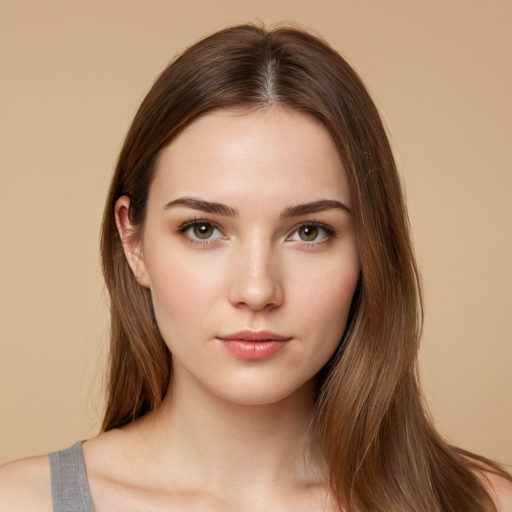
#> input picture pyaesthetics/data/face1.png, 512 x 512 px
$ python linesdetection.py
#> lines starting #> are read from the running program, lines starting #| are printed output that depends on the picture; after the words box and inside, x2 and y2 are one past the last pixel; in counts of white or black regions, pixels touching at a corner belong together; long printed decimals are rounded
#!/usr/bin/env python3
# -*- coding: utf-8 -*-
"""
This module contains functions to evaluate the amount of straight and curved lines in an image.
This is a very experimental feature; usage is not recommended.

Created on Wed Jul 31 11:49:45 2024
Last edited on Fri Aug  2 11:46:24 2024

@author: Giulio Gabrieli (gack94@gmail.com)
"""

###############################################################################
#                                                                             #
#                                   Libraries                                 #
#                                                                             #
###############################################################################

import os # to handle filesystem files
import cv2 # for image manipulation
import numpy as np # numerical computation
import pandas as pd # for data manipulation (not used in this script, but imported)
import math # for mathematical operations (not used in this script)
import matplotlib.pyplot as plt # for plotting images and results

###############################################################################
#                                                                             #
#                              Lines Detection                                #
#                                                                             #
###############################################################################

""" This section handles the detection of lines in images. """

def get_straight_lines(image, plot=False):
    """
    Detect straight lines in an image using the Hough Line Transform.

    :param image: The image to analyze, in RGB format.
    :type image: numpy.ndarray
    :param plot: Whether to plot the image with detected lines or not (default is False).
    :type plot: bool, optional
    :return: Detected straight lines.
    :rtype: list of numpy.ndarray or None
    """
    # Convert the image to grayscale
    gray = cv2.cvtColor(image, cv2.COLOR_BGR2GRAY)

    # Apply edge detection
    edges = cv2.Canny(gray, 25, 100, apertureSize=3)

    # Detect lines using the Hough Line Transform
    lines = cv2.HoughLinesP(edges, 1, np.pi/180, threshold=100, minLineLength=15, maxLineGap=10)

    if plot:
        # Draw the lines on the image
        if lines is not None:
            for line in lines:
                x1, y1, x2, y2 = line[0]
                cv2.line(image, (x1, y1), (x2, y2), (0, 255, 0), 2)

        # Display the result with detected lines
        plt.imshow(cv2.cvtColor(image, cv2.COLOR_BGR2RGB))
        plt.title('Detected Straight Lines')
        plt.show()

    return lines

def get_curved_lines(image, plot=False):
    """
    Detect curved lines (contours) in an image.

    :param image: The image to analyze, in RGB format.
    :type image: numpy.ndarray
    :param plot: Whether to plot the image with detected contours or not (default is False).
    :type plot: bool, optional
    :return: Detected contours.
    :rtype: list of numpy.ndarray
    """
    # Convert the image to grayscale
    gray = cv2.cvtColor(image, cv2.COLOR_BGR2GRAY)

    # Apply edge detection
    edges = cv2.Canny(gray, 50, 150)

    # Find contours in the image
    contours, hierarchy = cv2.findContours(edges, cv2.RETR_TREE, cv2.CHAIN_APPROX_SIMPLE)

    if plot:
        # Draw contours on the image
        cv2.drawContours(image, contours, -1, (255, 0, 0), 2)

        # Display the result with detected contours
        plt.imshow(cv2.cvtColor(image, cv2.COLOR_BGR2RGB))
        plt.title('Detected Contours')
        plt.show()

    return contours

def calculate_distance(x1, y1, x2, y2):
    """
    Calculate the distance between two points (x1, y1) and (x2, y2).

    :param x1: The x-coordinate of the first point.
    :type x1: float
    :param y1: The y-coordinate of the first point.
    :type y1: float
    :param x2: The x-coordinate of the second point.
    :type x2: float
    :param y2: The y-coordinate of the second point.
    :type y2: float
    :return: The distance between the two points.
    :rtype: float
    """
    return np.sqrt((x2 - x1) ** 2 + (y2 - y1) ** 2)

def get_lines_ratio(lines, curves):
    """
    Calculate the ratio of the total length of straight lines to the total length of curved lines in an image.

    :param lines: List of detected straight lines.
    :type lines: list of numpy.ndarray or None
    :param curves: List of detected contours.
    :type curves: list of numpy.ndarray
    :return: The ratio of total straight line length to total curved line length. Returns NaN if division by zero occurs.
    :rtype: float
    """
    # Initialize total length
    lines_total_length = 0
    curved_total_length = 0

    # Calculate the total length of straight lines
    if lines is not None:
        for line in lines:
            x1, y1, x2, y2 = line[0]
            length = calculate_distance(x1, y1, x2, y2)
            lines_total_length += length

    # Calculate the total length of curved lines (contours)
    for contour in curves:
        length = cv2.arcLength(contour, True)  # True indicates the contour is closed
        curved_total_length += length

    # Return the ratio of straight line length to curved line length, or NaN if division by zero occurs
    try:
        return lines_total_length / curved_total_length
    except ZeroDivisionError:
        return np.nan

def analyse_lines(image):
    """
    Analyze an image to determine the ratio of the total length of straight lines to the total length of curved lines.

    :param image: The image to analyze, in RGB format.
    :type image: numpy.ndarray
    :return: The ratio of total straight line length to total curved line length. Returns NaN if division by zero occurs.
    :rtype: float
    """
    lines = get_straight_lines(image)
    curves = get_curved_lines(image)
    ratio = get_lines_ratio(lines, curves)
    return ratio

###############################################################################
#                                                                             #
#                                  DEBUG                                      #
#                                                                             #
###############################################################################

""" For debug purposes, this section reads a sample image and calculates the ratio of straight to curved lines. """

if __name__ == '__main__':
    # Path to the sample image
    basepath = os.path.dirname(os.path.realpath(__file__))

    # Path to a sample image for debugging   # Set the data path to use sample images
    data_folder = basepath + "/data/"

    # Path to a sample image
    sample_img = data_folder + "face1.png"

    img = cv2.imread(sample_img)
#> img is the input picture: shape (512, 512, 3); mean B, G, R 111.9, 139.1, 174.6

    # Detect straight lines and curved lines (contours)
    lines = get_straight_lines(img)
#> in get_straight_lines, `gray = cv2.cvtColor(image, cv2.COLOR_BGR2GRAY)`:
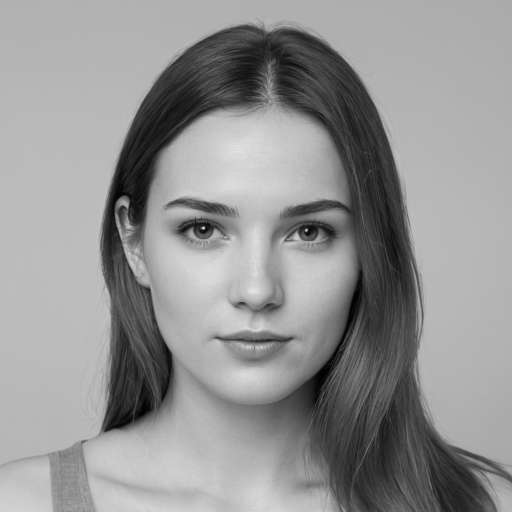
#> gray: shape (512, 512); min 0, max 231, mean 146.7
#> in get_straight_lines, `edges = cv2.Canny(gray, 25, 100, apertureSize=3)`:
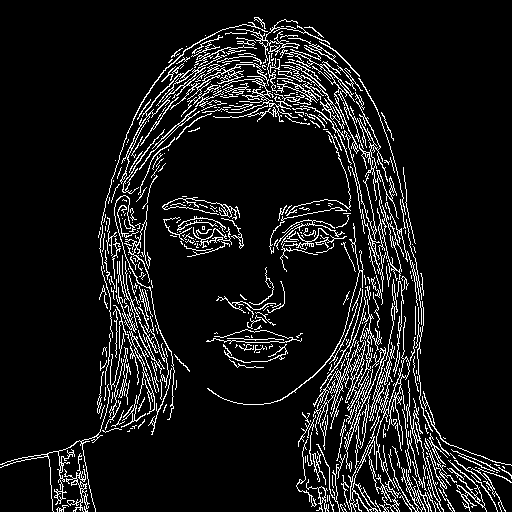
#> edges: shape (512, 512); 9.1% white in thin lines or dots
#> in get_straight_lines, `lines = cv2.HoughLinesP(edges, 1, np.pi/180, threshold=100, minLineLen..`: lines = 182 rows, first 6: [410, 357, 440, 438], [340, 132, 348, 161], [336, 348, 434, 446], [406, 471, 414, 509], [321, 35, 368, 221], [414, 407, 420, 431]
    curves = get_curved_lines(img)
#> in get_curved_lines, `edges = cv2.Canny(gray, 50, 150)`:
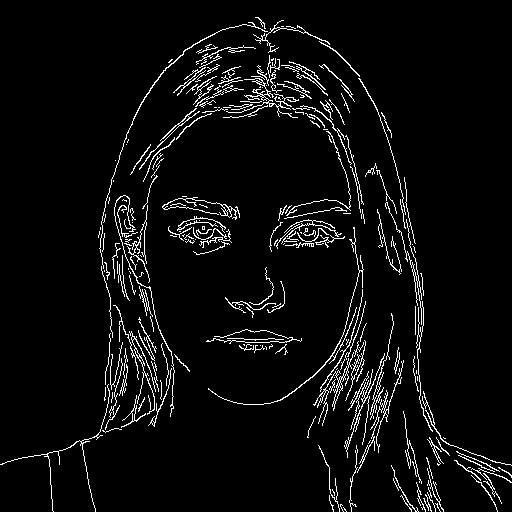
#> edges: shape (512, 512); 4.9% white in thin lines or dots
#> in get_curved_lines, `contours, hierarchy = cv2.findContours(edges, cv2.RETR_TREE, cv2.CHAIN..`: contours = 319 contours, 275 with area under 20; largest, box (x1, y1, x2, y2) and area: (313, 352, 354, 426) 145, (226, 78, 299, 118) 110, (162, 197, 240, 220) 95, (139, 108, 200, 170) 82, (357, 360, 404, 473) 77
#> curves has the same summary as contours in get_curved_lines

    # Calculate and print the ratio of straight to curved lines
    ratio = get_lines_ratio(lines, curves)
#> the loop in get_lines_ratio, `for line in lines:` made 182 passes
#> (x1, y1, x2, y2, length, lines_total_length) on passes 1 to 3: (410, 357, 440, 438, 86.38, 86.38), (340, 132, 348, 161, 30.08, 116.5), (336, 348, 434, 446, 138.6, 255.1)
#> after the loop in get_lines_ratio, `for line in lines:`: lines_total_length = 12394
#> the loop in get_lines_ratio, `for contour in curves:` made 319 passes
#> (length, curved_total_length) on passes 1 to 3: (10.49, 10.49), (20.73, 31.21), (22.14, 53.36)
#> after the loop in get_lines_ratio, `for contour in curves:`: curved_total_length = 25496.2
#> ratio = 0.486
    print(ratio)
#| 0.4861
